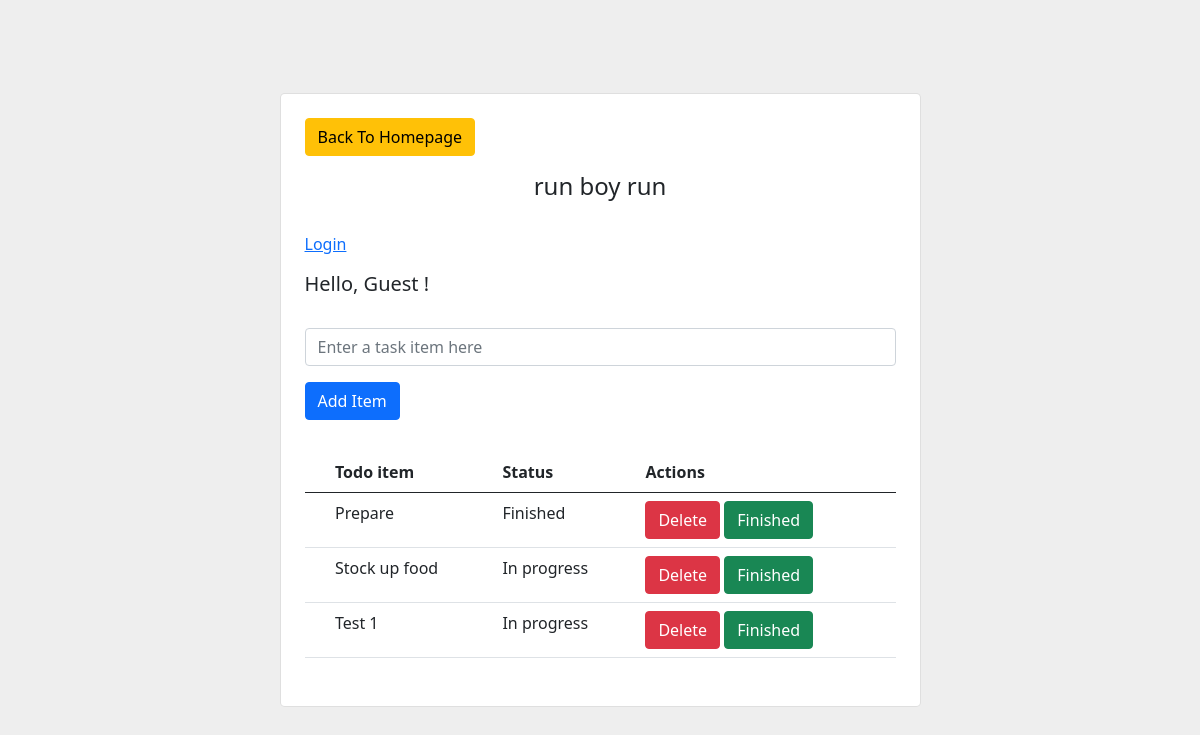
The page /todolistpage/15 on the database as committed earlier.
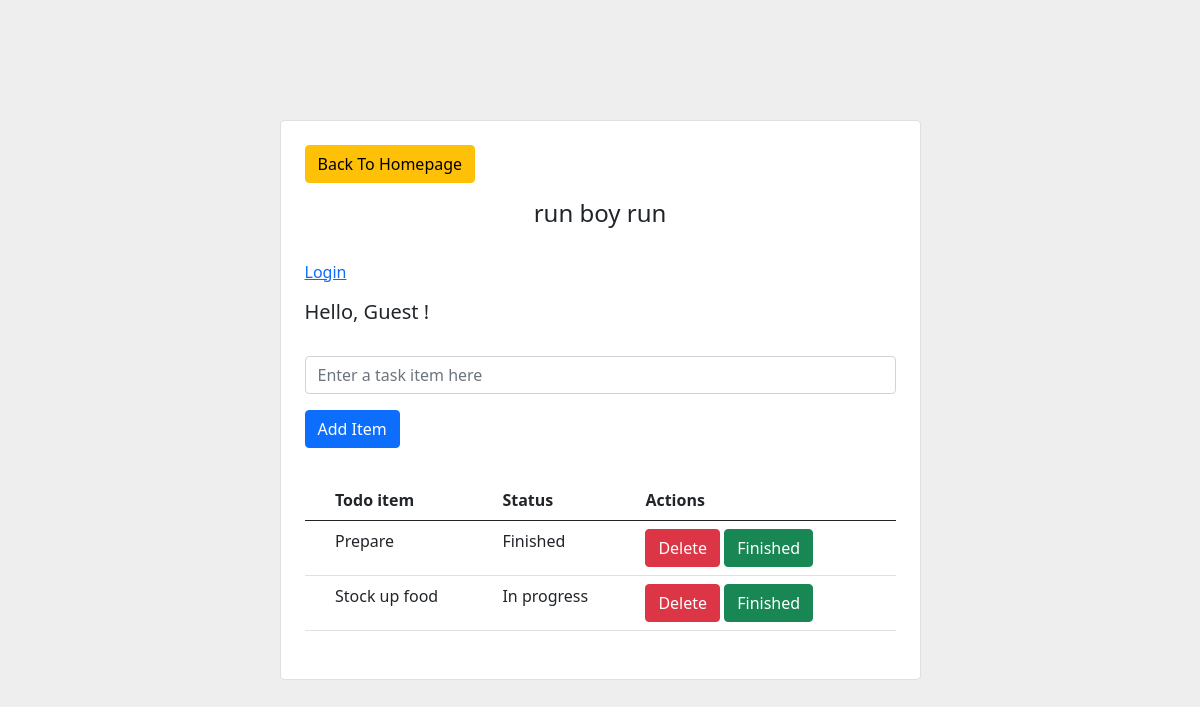
The same page on the database as committed later.
### todoapp/models.py (models this page shows)
class TodoList(models.Model):
    name = models.CharField(max_length=110, unique=True)

class TodoListItem(models.Model):
    content = models.TextField()
    status = models.BooleanField(default=False)
    todo = models.ForeignKey(TodoList, on_delete=models.CASCADE)

### todoapp/views.py (the view)
# urls.py: path('todolistpage/<int:i>', todolistpage, name='todolistpage'),
def todolistpage(request, i):
    todo = TodoList.objects.get(id=i)
    todo_items = TodoListItem.objects.filter(todo=todo)
    return render(request, 'todolist.html', {'todo_items': todo_items, 'todo':todo})

### templates/todolist.html (shortened to what this page needs)
<!DOCTYPE html>
<html lang="en">
    <head>
        <link href="https://cdn.jsdelivr.net/npm/bootstrap@5.0.2/dist/css/bootstrap.min.css" rel="stylesheet">
    </head>
    <body>
        <section class="vh-100" style="background-color: #eee;">
  <div class="container py-5 h-100">
    <div class="row d-flex justify-content-center align-items-center h-100">
      <div class="col col-lg-9 col-xl-7">
        <div class="card rounded-3">
          <div class="card-body p-4">
            <a href="{% url 'home' %}"><button type="button" class="btn btn-warning">Back To Homepage</button></a>
            <h4 class="text-center my-3 pb-3">{{todo.name}}</h4>
            <div class="text-left">
                {% if user.is_authenticated %}
                    <a href="{% url 'logout' %}">Logout</a>
                    <a href="{% url 'password_change' %}">Change Password</a>
                {% else %}
                    <a href="{% url 'login' %}">Login</a>
                {% endif %}
            </div>
            <h5 class="text-right my-3 pb-3">Hello, {{user.username|default:'Guest'}} !</h5>
            <form action="{% url 'additem' i=todo.id %}" method="post" class="row row-cols-lg-auto g-3 justify-content-center align-items-center mb-4 pb-2">
              <div class="col-12">
                <div class="form-outline">
                  <input type="text" id="form1" name="content" class="form-control" placeholder="Enter a task item here" />
                </div>
              </div>
              <div class="col-12">
                <button type="submit" class="btn btn-primary">Add Item</button>
              </div>
            </form>
            <table class="table mb-4">
              <thead>
                <tr>
                  <th scope="col">  </th>
                  <th scope="col">Todo item</th>
                  <th scope="col">Status</th>
                  <th scope="col">Actions</th>
                </tr>
              </thead>
              <tbody>
                {% for listitem in todo_items %}
                <tr>
                  <th scope="row"></th>
                  <td>{{listitem.content}}</td>
                  <td>{% if listitem.status == True %}Finished{% else %}In progress{% endif %}</td>
                  <td>
                    <form action="{% url 'deleteitem' i=listitem.id %}" style="display:inline">
                        <button type="submit" class="btn btn-danger">Delete</button>
                    </form>
                    <form action="{% url 'updateitem' i=listitem.id %}" style="display:inline">
                        <button type="submit" class="btn btn-success">Finished</button>
                    </form>
                  </td>
                </tr>
                {% endfor %}
              </tbody>
            </table>
          </div>
        </div>
      </div>
    </div>
  </div>
</section>
    </body>
</html>

Rows that differ between the two databases and show on the page:
removed TodoListItem: content "Test 1", status "In progress"
